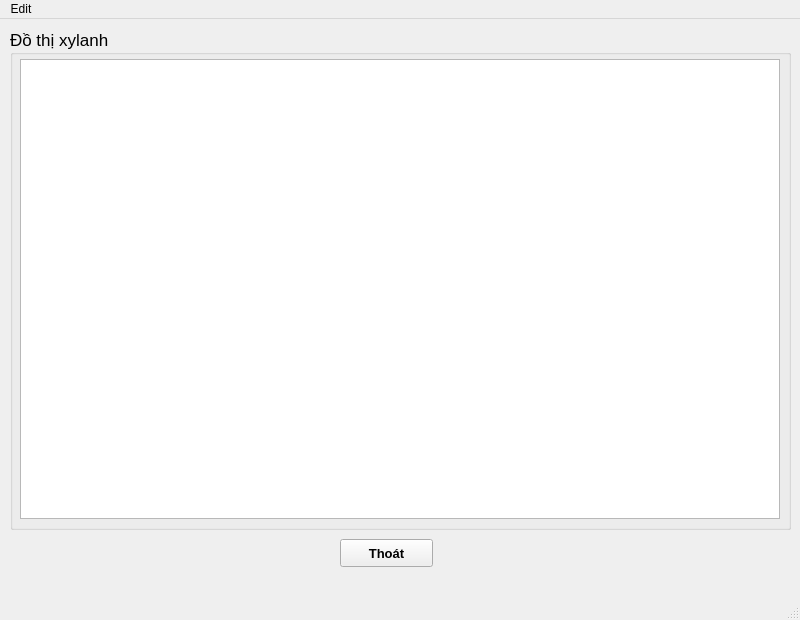
<?xml version="1.0" encoding="UTF-8"?>
<ui version="4.0">
 <class>MainWindow</class>
 <widget class="QMainWindow" name="MainWindow">
  <property name="geometry">
   <rect>
    <x>0</x>
    <y>0</y>
    <width>800</width>
    <height>620</height>
   </rect>
  </property>
  <property name="windowTitle">
   <string>Đồ thị xylanh</string>
  </property>
  <widget class="QWidget" name="centralwidget">
   <widget class="QGroupBox" name="GB_graph">
    <property name="geometry">
     <rect>
      <x>10</x>
      <y>10</y>
      <width>781</width>
      <height>501</height>
     </rect>
    </property>
    <property name="font">
     <font>
      <pointsize>13</pointsize>
     </font>
    </property>
    <property name="title">
     <string>Đồ thị xylanh </string>
    </property>
    <widget class="QGraphicsView" name="GV_graph">
     <property name="geometry">
      <rect>
       <x>10</x>
       <y>30</y>
       <width>760</width>
       <height>460</height>
      </rect>
     </property>
    </widget>
   </widget>
   <widget class="QPushButton" name="BT_exit">
    <property name="geometry">
     <rect>
      <x>340</x>
      <y>520</y>
      <width>93</width>
      <height>28</height>
     </rect>
    </property>
    <property name="font">
     <font>
      <pointsize>10</pointsize>
      <weight>75</weight>
      <bold>true</bold>
     </font>
    </property>
    <property name="text">
     <string>Thoát</string>
    </property>
   </widget>
  </widget>
  <widget class="QMenuBar" name="menubar">
   <property name="geometry">
    <rect>
     <x>0</x>
     <y>0</y>
     <width>800</width>
     <height>20</height>
    </rect>
   </property>
   <widget class="QMenu" name="menuEdit">
    <property name="title">
     <string>Edit</string>
    </property>
    <addaction name="actionOpen"/>
   </widget>
   <addaction name="menuEdit"/>
  </widget>
  <widget class="QStatusBar" name="statusbar"/>
  <action name="actionOpen">
   <property name="text">
    <string>Open</string>
   </property>
  </action>
 </widget>
 <resources/>
 <connections/>
</ui>
